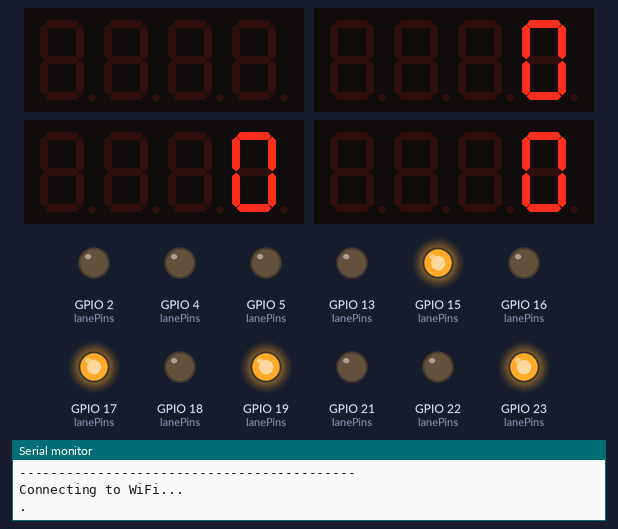
Bench run of a sketch on a simulated ESP32. On the bench: 4 × 4-digit seven-segment display, output pins drawn as LEDs (lit = HIGH), the last lines printed to the serial monitor. WiFi joins after 1.5 s; servers stay silent unless stated.

Above: at 1.7 s.
At 2.6 s:
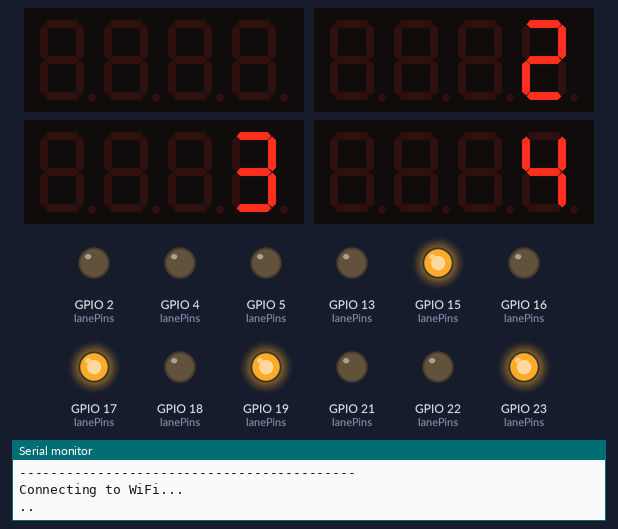
At 3.15 s:
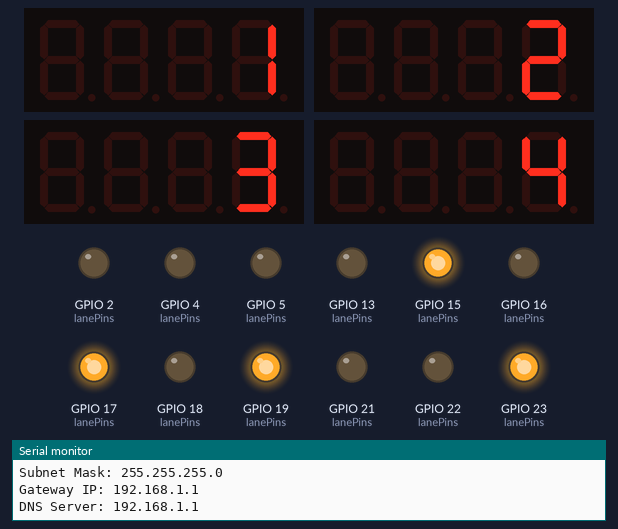
At 3.9 s:
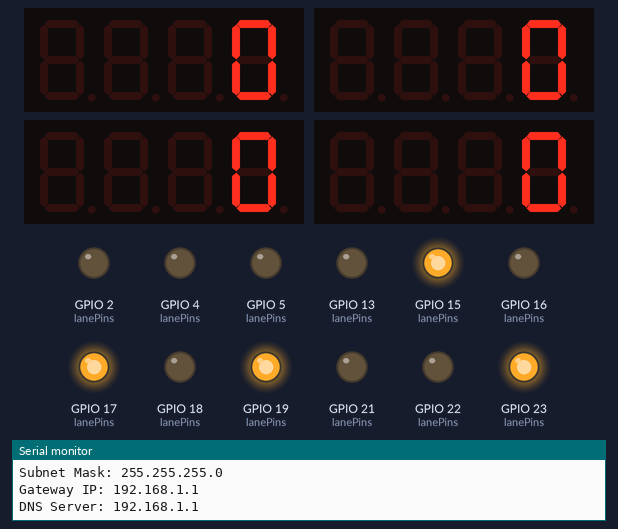

Measured:
- what the display in image 2 shows lasts 0.5 s, from 2.9 s to 3.4 s
- what the display in image 3 shows lasts 0.9 s, from 3.9 s to 4.8 s

The sketch:

ESP32-Code-to-Match-Your-Localhost-Webpage.AI-traffic.ino
```cpp
#include <WiFi.h>
#include <HTTPClient.h>
#include <ArduinoJson.h>
#include <TM1637Display.h>

// WiFi credentials
const char* ssid = "V-DSL Modem";
const char* password = "TimeisMoneyqkzee123";

// Server details
const char* serverUrl = "http://192.168.10.9:5000/traffic_data";

// DNS configuration
IPAddress dns(192, 168, 10, 1);

// LED pins for 4 lanes (Red, Yellow, Green)
const int lanePins[4][3] = {
  {23, 22, 21},  // Lane 1
  {19, 18, 5},   // Lane 2
  {17, 16, 4},   // Lane 3
  {15, 2, 13}    // Lane 4
};

// TM1637 display connections (CLK, DIO)
const int displayPins[4][2] = {
  {32, 33},  // Lane 1 display
  {25, 26},  // Lane 2 display
  {27, 14},  // Lane 3 display
  {12, 34}   // Lane 4 display (Note: Pin 13 is also a LED pin)
};

// Create display objects
TM1637Display laneDisplays[4] = {
  TM1637Display(displayPins[0][0], displayPins[0][1]),
  TM1637Display(displayPins[1][0], displayPins[1][1]),
  TM1637Display(displayPins[2][0], displayPins[2][1]),
  TM1637Display(displayPins[3][0], displayPins[3][1])
};

// Traffic light states
String currentLights[4] = {"red", "red", "red", "red"};
int remainingTimes[4] = {0, 0, 0, 0};
unsigned long lastUpdateTime = 0;
const long updateInterval = 1000;

void setup() {
  Serial.begin(115200);
  delay(1000);

  Serial.println("\nESP32 Traffic Controller with TM1637 Displays");
  Serial.println("-------------------------------------------");

  // Initialize LEDs
  for (int lane = 0; lane < 4; lane++) {
    for (int light = 0; light < 3; light++) {
      pinMode(lanePins[lane][light], OUTPUT);
      digitalWrite(lanePins[lane][light], LOW);
    }
    setLight(lane, 'r'); // Start all red
  }

  // Initialize displays
  for (int lane = 0; lane < 4; lane++) {
    laneDisplays[lane].setBrightness(0x0f); // Maximum brightness
    laneDisplays[lane].clear();
    laneDisplays[lane].showNumberDec(0); // Start with 0
  }

  // Connect to WiFi
  WiFi.config(INADDR_NONE, INADDR_NONE, dns);
  WiFi.begin(ssid, password);

  Serial.println("Connecting to WiFi...");
  while (WiFi.status() != WL_CONNECTED) {
    delay(500);
    Serial.print(".");
    // Blink displays while connecting
    for (int lane = 0; lane < 4; lane++) {
      laneDisplays[lane].clear();
      delay(50);
      laneDisplays[lane].showNumberDec(lane+1);
    }
  }

  Serial.println("\nConnected!");
  Serial.print("ESP32 IP: ");
  Serial.println(WiFi.localIP());
  Serial.print("Server URL: ");
  Serial.println(serverUrl);
}

void loop() {
  if (millis() - lastUpdateTime >= updateInterval) {
    if (WiFi.status() == WL_CONNECTED) {
      fetchTrafficData();
    } else {
      Serial.println("WiFi disconnected. Reconnecting...");
      WiFi.reconnect();
    }
    lastUpdateTime = millis();
  }

  // Update displays continuously
  updateDisplays();
}

void fetchTrafficData() {
  HTTPClient http;

  Serial.println("\n--- Fetching Data ---");
  Serial.print("Connecting to: ");
  Serial.println(serverUrl);

  http.begin(serverUrl);
  int httpCode = http.GET();

  if (httpCode == HTTP_CODE_OK) {
    String payload = http.getString();
    Serial.println("\nRaw Server Response:");
    Serial.println(payload);
    processTrafficData(payload);
  } else {
    Serial.print("HTTP Error: ");
    Serial.println(http.errorToString(httpCode));
    networkDebugInfo();

    // Show error on displays (E.rr)
    for (int lane = 0; lane < 4; lane++) {
      laneDisplays[lane].clear();
      laneDisplays[lane].showNumberDecEx(httpCode, 0b01000000, true);
    }
  }

  http.end();
}

void processTrafficData(String jsonData) {
  DynamicJsonDocument doc(2048);
  DeserializationError error = deserializeJson(doc, jsonData);

  if (error) {
    Serial.print("JSON Error: ");
    Serial.println(error.c_str());

    // Show error on displays (J.SON)
    for (int lane = 0; lane < 4; lane++) {
      laneDisplays[lane].clear();
      laneDisplays[lane].showNumberDecEx(5050, 0b01000000, true);
    }
    return;
  }

  Serial.println("\nProcessed Data:");
  Serial.println("--------------");

  for (int lane = 0; lane < 4; lane++) {
    String laneKey = "lane" + String(lane+1);
    JsonObject laneData = doc[laneKey];

    String newState = laneData["light"].as<String>();
    bool emergency = laneData["emergency"];
    int vehicles = laneData["vehicle_count"];
    int weight = laneData["weight"];
    remainingTimes[lane] = laneData["remaining_time"];

    Serial.printf("Lane %d:\n", lane+1);
    Serial.printf("  State: %s\n", newState.c_str());
    Serial.printf("  Emergency: %s\n", emergency ? "YES" : "NO");
    Serial.printf("  Vehicles: %d\n", vehicles);
    Serial.printf("  Weight: %d\n", weight);
    Serial.printf("  Time Left: %ds\n", remainingTimes[lane]);

    if (newState != currentLights[lane]) {
      Serial.printf("  >> Changing to %s\n", newState.c_str());
      setLight(lane, newState.charAt(0));
      currentLights[lane] = newState;

      // Flash display when state changes
      laneDisplays[lane].clear();
      delay(100);
      laneDisplays[lane].showNumberDec(remainingTimes[lane]);
    }
    Serial.println();
  }
}

void updateDisplays() {
  static unsigned long lastBlinkTime = 0;
  static bool blinkState = false;

  // Blink logic for emergency/critical times
  if (millis() - lastBlinkTime >= 500) {
    blinkState = !blinkState;
    lastBlinkTime = millis();
  }

  for (int lane = 0; lane < 4; lane++) {
    bool shouldBlink = (remainingTimes[lane] <= 5) || currentLights[lane].equals("yellow");

    if (shouldBlink && blinkState) {
      laneDisplays[lane].clear();
    } else {
      laneDisplays[lane].showNumberDec(remainingTimes[lane]);
    }
  }
}

void setLight(int lane, char state) {
  // Turn off all lights first
  for (int i = 0; i < 3; i++) {
    digitalWrite(lanePins[lane][i], LOW);
  }

  // Turn on the correct light
  switch (state) {
    case 'r': digitalWrite(lanePins[lane][0], HIGH); break;
    case 'y': digitalWrite(lanePins[lane][1], HIGH); break;
    case 'g': digitalWrite(lanePins[lane][2], HIGH); break;
  }
}

void networkDebugInfo() {
  Serial.println("\nNetwork Debug Info:");
  Serial.println("------------------");
  Serial.print("WiFi Status: ");
  Serial.println(WiFi.status());
  Serial.print("SSID: ");
  Serial.println(WiFi.SSID());
  Serial.print("RSSI: ");
  Serial.println(WiFi.RSSI());
  Serial.print("ESP32 IP: ");
  Serial.println(WiFi.localIP());
  Serial.print("Subnet Mask: ");
  Serial.println(WiFi.subnetMask());
  Serial.print("Gateway IP: ");
  Serial.println(WiFi.gatewayIP());
  Serial.print("DNS Server: ");
  Serial.println(WiFi.dnsIP());
}
```
